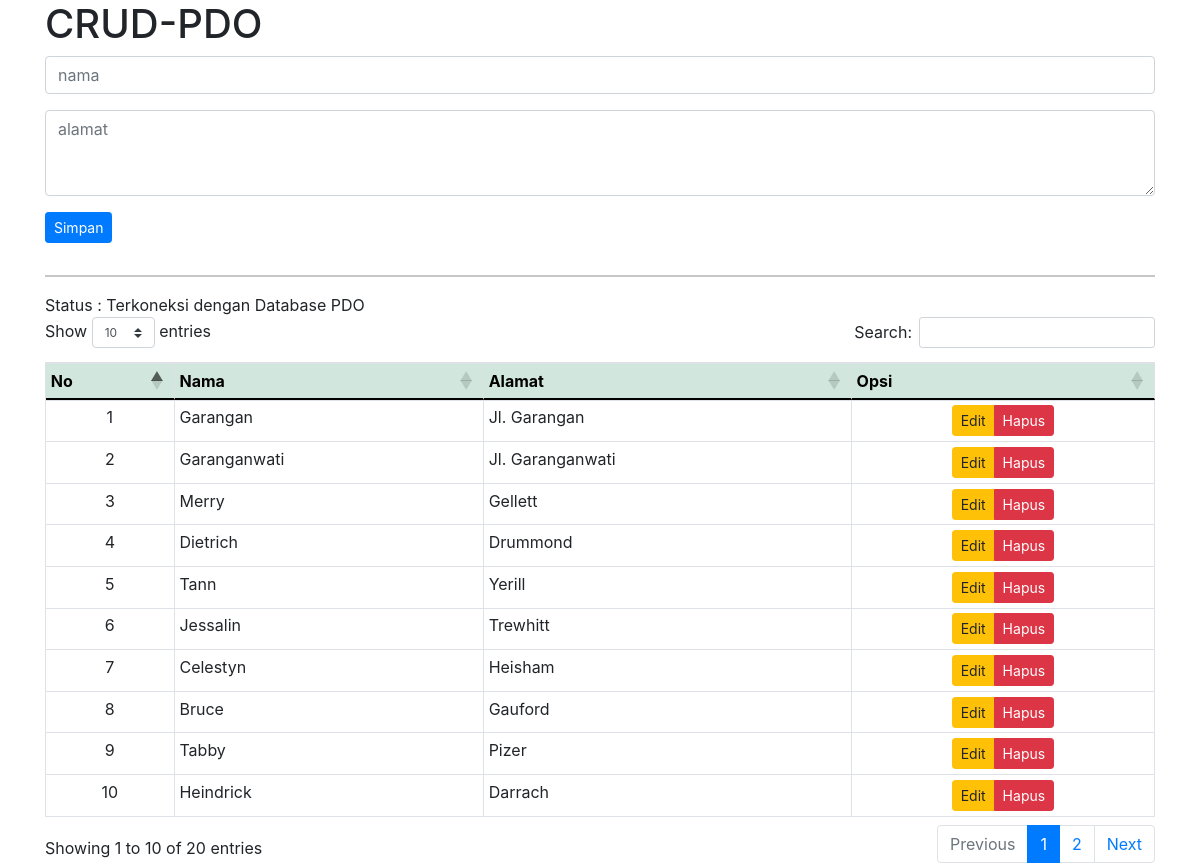
The page / on the database its author committed.
### tables this page shows
CREATE TABLE `pesan` (
  `id` int(11) NOT NULL,
  `nama` varchar(20) NOT NULL,
  `alamat` text NOT NULL
);

### index.php (the view, shortened to what this page needs)
<!doctype html>
<html lang="en">
<head>
  <link rel="stylesheet" href="https://stackpath.bootstrapcdn.com/bootstrap/5.0.0-alpha1/css/bootstrap.min.css">
  <link rel="stylesheet" href="https://cdnjs.cloudflare.com/ajax/libs/twitter-bootstrap/4.1.3/css/bootstrap.css">
  <link rel="stylesheet" href="https://cdn.datatables.net/1.10.21/css/dataTables.bootstrap4.min.css">
</head>
<body>
  <div class="container">
    <h1>CRUD-PDO</h1>
    <form action="tambah.php" method="post">
      <div class="mb-3">
        <input type="text" name="nama" class="form-control" placeholder="nama">
      </div>
      <div class="mb-3">
        <textarea class="form-control" name="alamat" rows="3" placeholder="alamat"></textarea>
      </div>
      <div class="mb-3">
        <button type="submit" class="btn btn-primary btn-sm mb-3">Simpan</button>
      </div>
    </form>
    <hr>
    <table id="datatables" class="table table-hover table-bordered table-sm" style="width:100%">
      <thead class="table-success text-center">
        <tr>
          <th>No</th>
          <th>Nama</th>
          <th>Alamat</th>
          <th>Opsi</th>
        </tr>
      </thead>
      <tbody>
        <?php
        include "db.php";
        $table = "SELECT * FROM pesan";
        $data = $konek->prepare($table);
        $data->execute();
        $no = 1;
        while ($pesan = $data->fetch(PDO::FETCH_OBJ)) {
        ?>
          <tr>
            <td class="text-center"><?php echo $no ?></td>
            <td><?php echo $pesan->nama ?></td>
            <td><?php echo $pesan->alamat ?></td>
            <td class="text-center">
              <div class="btn-group" role="group" aria-label="Basic example">
                <a class="btn btn-warning btn-sm" href="update.php?edit=<?php echo $pesan->id ?>">Edit</a>
                <a class="btn btn-danger btn-sm" href="hapus.php?hapus=<?php echo $pesan->id ?>">Hapus</a>
              </div>
            </td>
          </tr>
        <?php $no++;
        } ?>
      </tbody>
    </table>
  </div>
</body>
</html>

### rows shown on the page
pesan: nama "Garangan", alamat "Jl. Garangan"
pesan: nama "Garanganwati", alamat "Jl. Garanganwati"
pesan: nama "Merry", alamat "Gellett"
pesan: nama "Dietrich", alamat "Drummond"
pesan: nama "Tann", alamat "Yerill"
pesan: nama "Jessalin", alamat "Trewhitt"
pesan: nama "Celestyn", alamat "Heisham"
pesan: nama "Bruce", alamat "Gauford"
pesan: nama "Tabby", alamat "Pizer"
pesan: nama "Heindrick", alamat "Darrach"
